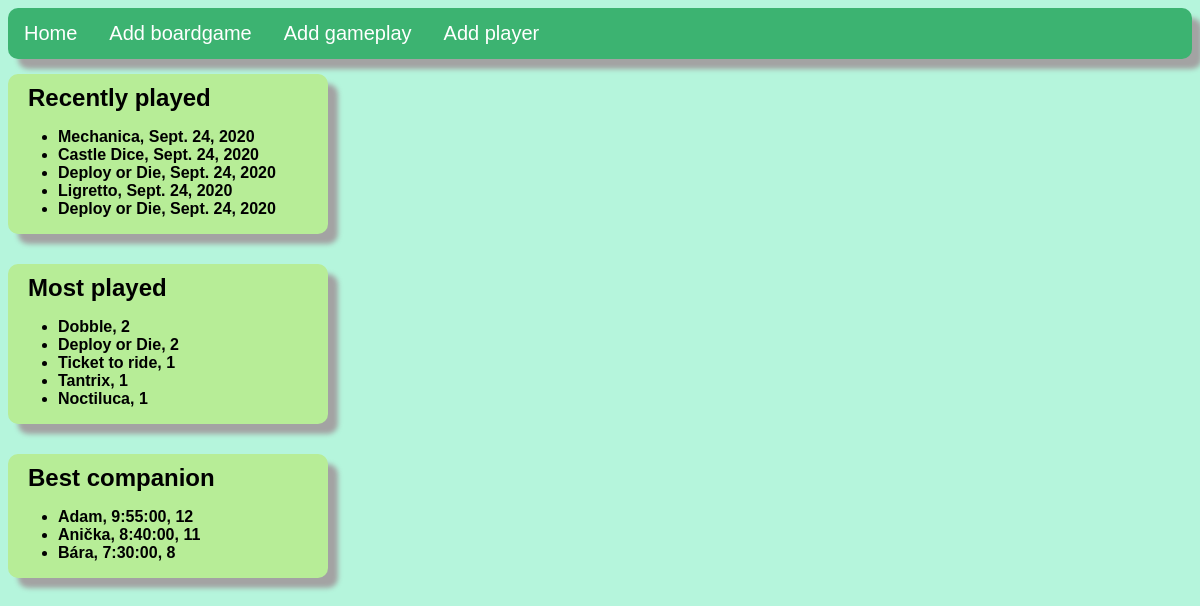
Screenshot of /polls/ with the database file from the repository.
### polls/models.py (models this page shows, shortened)
class Gameplay(models.Model):
    name = models.ForeignKey(Boardgames, on_delete=models.CASCADE)
    NumberOfPlayers = models.IntegerField(default=0)
    time = models.DurationField(default=datetime.timedelta(days=0, seconds=0))
    date = models.DateTimeField( default=datetime.datetime.now())

class Boardgames(models.Model):
    def __str__(self):
        return self.name
    name = models.CharField(max_length=50)
    owner = models.ForeignKey(Player, on_delete=models.CASCADE)
    minNumberOfPlayers = models.IntegerField(default=2)
    maxNumberOfPlayers = models.IntegerField(default=4)

class Player(models.Model):
    name = models.CharField(max_length=10)

### polls/views.py (the view)
# urls.py: path('', views.index, name='home'),
def index(request):
    latest_games_list = Gameplay.objects.order_by('-date')[:5]
    best_companion = Results.objects.filter(~Q(p_id__name='David')).values('p_id__name').annotate(Sum('gp_id__time'), Count('gp_id__time'))
    mostplayed_games_list = Gameplay.objects.values('name__name').annotate(game_count=Count('name__name')).order_by('-game_count')[:5]
    context = {'latest_games_list': latest_games_list,
               'mostplayed_games_list': mostplayed_games_list,
               'best_companion': best_companion
               }
    return render(request, 'polls/index.html', context)

### polls/templates/polls/index.html
{% extends "polls/header.html" %}
{% block body %}
<div class='box round shadow'>
  <h2>Recently played</h2>
{% if latest_games_list %}
    <ul>
    {% for b in latest_games_list %}
        <li>{{ b.name }}, {{ b.date.date }}</li>
    {% endfor %}
    </ul>
{% else %}
    <p>No polls are available.</p>
{% endif %}
</div>
<div class='box round shadow'>
  <h2>Most played</h2>
{% if mostplayed_games_list %}
    <ul>
    {% for b in mostplayed_games_list %}
        <li>{{ b.name__name }}, {{ b.game_count }}</li>
    {% endfor %}
    </ul>
{% else %}
    <p>No polls are available.</p>
{% endif %}
</div>
<div class='box round shadow'>
  <h2>Best companion</h2>
{% if best_companion %}
    <ul>
    {% for bc in best_companion %}
        <li>{{ bc.p_id__name }}, {{ bc.gp_id__time__sum }}, {{ bc.gp_id__time__count }}</li>
    {% endfor %}
    </ul>
{% else %}
    <p>No polls are available.</p>
{% endif %}
</div>
{% endblock %}

### polls/templates/polls/header.html
{% load static %}
<link rel="stylesheet" type="text/css" href="{% static 'polls/style.css' %}">
<div class="navbar round shadow">
  <a href="{% url 'home' %}">Home</a>
  <a href="{% url 'add_game' %}">Add boardgame</a>
  <a href="{% url 'add_play' %}">Add gameplay</a>
  <a href="{% url 'add_player' %}">Add player</a>
</div>
{% block body %}
{% endblock %}

### polls/static/polls/style.css (style rules this page uses)
h2 { padding: 0px; margin: 10px; }
.navbar { overflow: hidden; background-color: #3CB371; font-family: Arial; width: 100%; }
.navbar a { float: left; font-size: 20px; color: white; text-align: center; padding: 14px 16px; text-decoration: none; }
.round { border-radius: 10px 10px 10px 10px; -moz-border-radius: 10px 10px 10px 10px; -webkit-border-radius: 10px 10px 10px 10px; border: 0px solid #000000; }
.shadow { -webkit-box-shadow: 10px 10px 5px 0px rgba(163,163,163,1); -moz-box-shadow: 10px 10px 5px 0px rgba(163,163,163,1); box-shadow: 10px 10px 5px 0px rgba(163,163,163,1); }
.box { display:inline; font-weight: 600; font-family: Arial; padding: 0px 10px; float: left; width: 300px; margin-bottom: 15px; margin-top: 15px; clear: both; background-color: #B7ED97; }

### rows the page displays
Gameplay: name "Mechanica", date "Sept. 24, 2020"
Gameplay: name "Castle Dice", date "Sept. 24, 2020"
Gameplay: name "Deploy or Die", date "Sept. 24, 2020"
Gameplay: name "Ligretto", date "Sept. 24, 2020"
Gameplay: name "Deploy or Die", date "Sept. 24, 2020"
Boardgames: name__name "Deploy or Die", game_count "2"
Player: p_id__name "Adam", gp_id__time__sum "9:55:00", gp_id__time__count "12"
Player: p_id__name "Anička", gp_id__time__sum "8:40:00", gp_id__time__count "11"
Player: p_id__name "Bára", gp_id__time__sum "7:30:00", gp_id__time__count "8"

### other values shown
{{ b.name__name }} "Dobble" "Ticket to ride" "Tantrix" "Noctiluca"
{{ b.game_count }} "2" "1" "1" "1"
